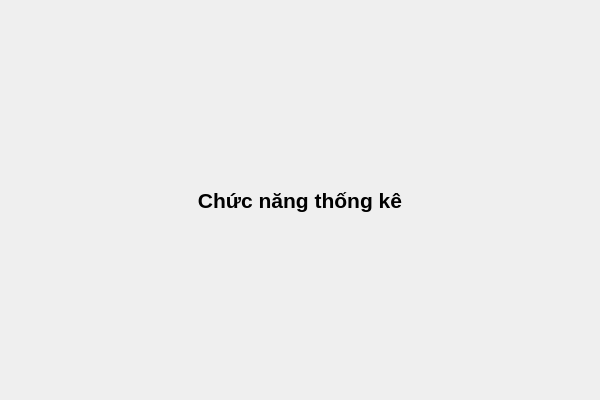
<?xml version="1.0" encoding="UTF-8"?>
<ui version="4.0">
 <class>ThongKePage</class>
 <widget class="QWidget" name="ThongKePage">
  <property name="geometry">
   <rect>
    <x>0</x>
    <y>0</y>
    <width>600</width>
    <height>400</height>
   </rect>
  </property>
  <property name="windowTitle">
   <string>Form</string>
  </property>
  <layout class="QVBoxLayout" name="mainLayout">
   <item>
    <widget class="QLabel" name="label">
     <property name="font">
      <font>
       <pointsize>16</pointsize>
       <bold>true</bold>
      </font>
     </property>
     <property name="text">
      <string>Chức năng thống kê</string>
     </property>
     <property name="alignment">
      <set>Qt::AlignCenter</set>
     </property>
    </widget>
   </item>
  </layout>
 </widget>
 <resources/>
 <connections/>
</ui>
